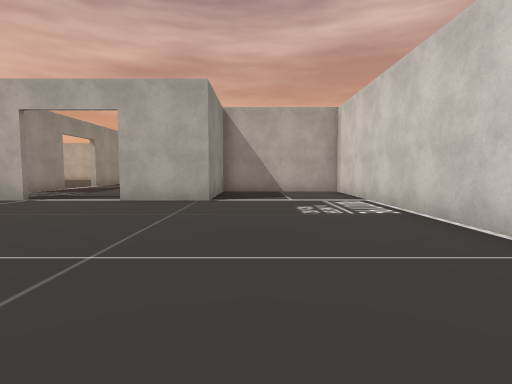
view 1 (above)

16 first-person views from a walk through a Unity game level. The camera is 1.3 m above the floor, tilts 4° down and sees 80° across. Doors are open. The floor is counted in squares, 2 m on a side. Each view is taken from the middle of a square. On the plan, view 1 faces up. The plan holds only what a view shows up to about 10 squares ahead; the rest is blank. The place goes on beyond the plan. Some animated figures are left out. Some surface patterns are stand-ins.

view 2
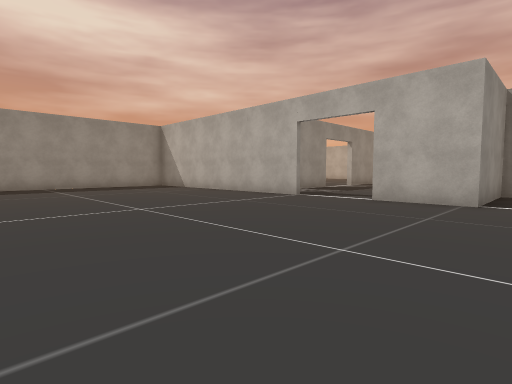

view 3
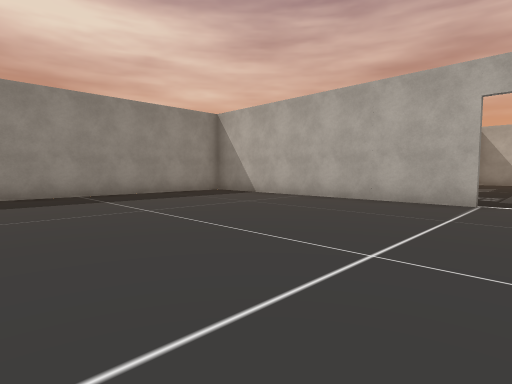

view 4
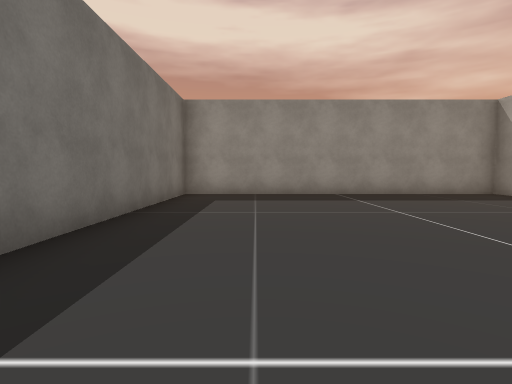

view 5
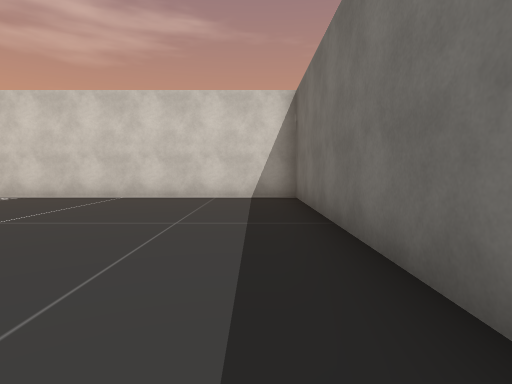

view 6
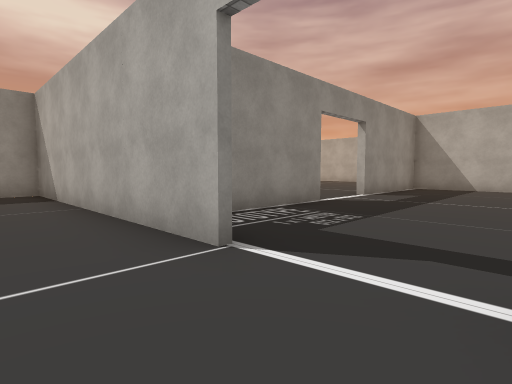

view 7
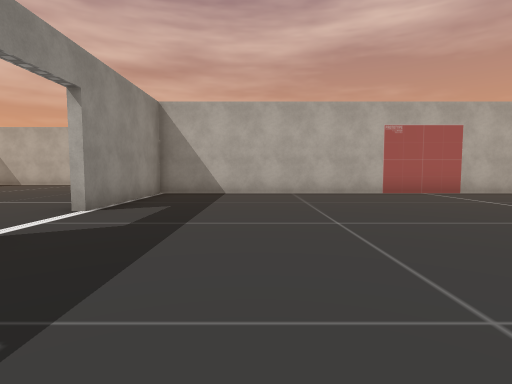

view 8
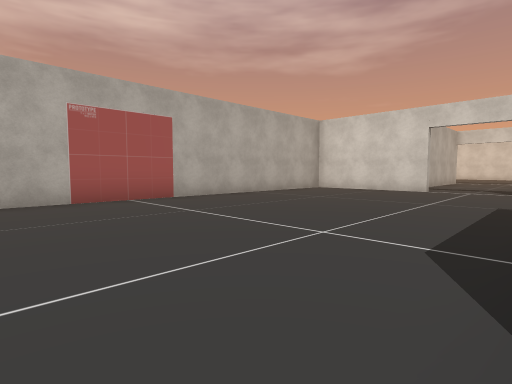

view 9
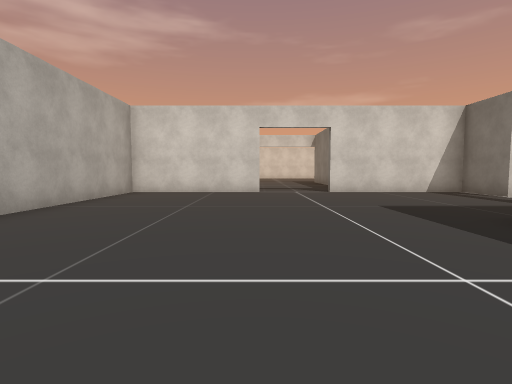

view 10
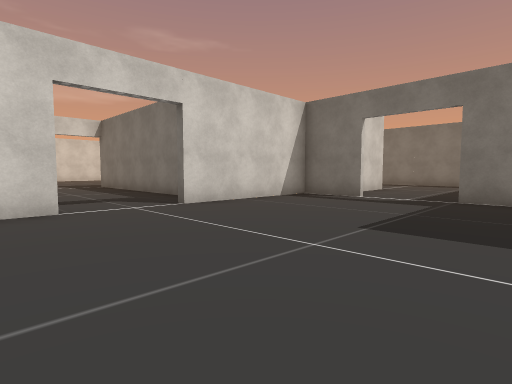

view 11
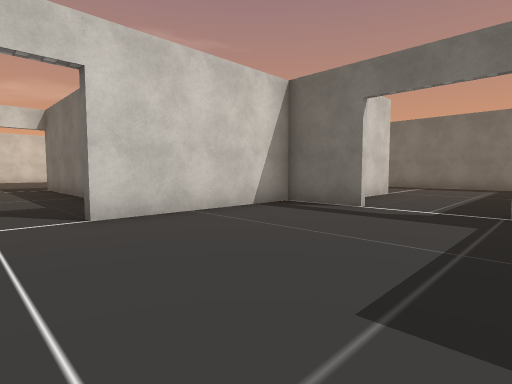

view 12
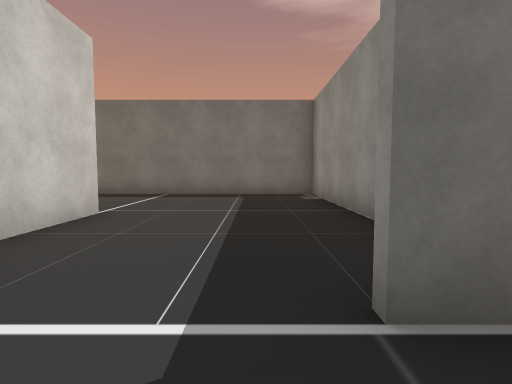

view 13
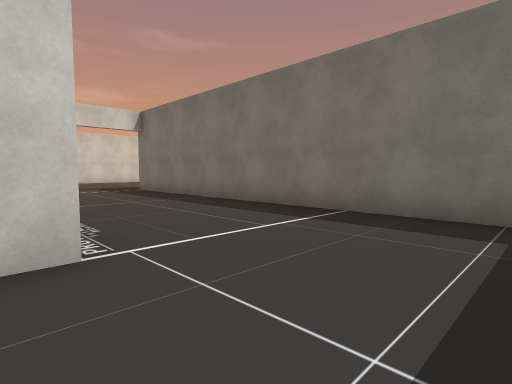

view 14
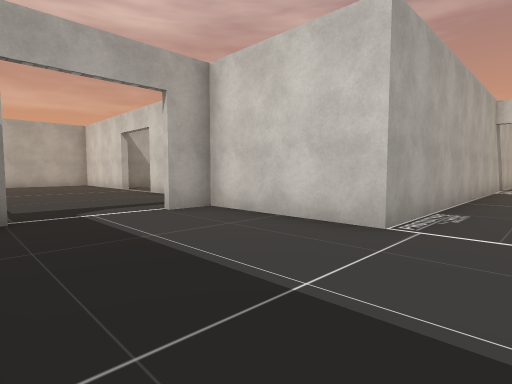

view 15
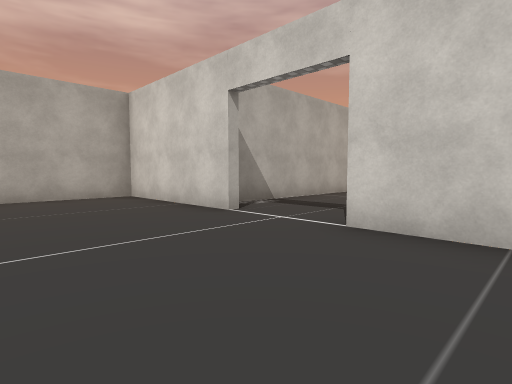

view 16
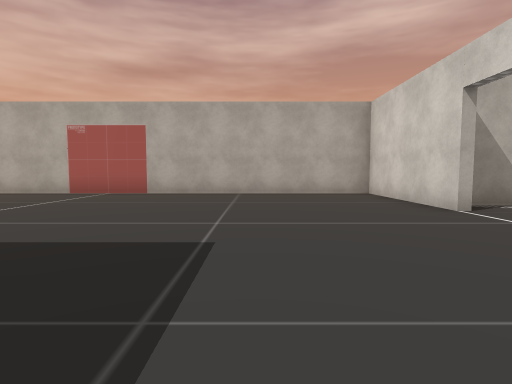

### Floor plan
Points are (right, up) in squares from view 1. A wall is a line through its corners. A room is listed if a view was taken in it or the views show most of it. See-through windows are left out.
Room 1 (views 1, 2, 3, 4, 5, 6)
walls: (-5, 6.6) (-12.5, 6.6) (-12.5, -2) (-6.2, -2); (-3.9, -2) (2.5, -2) (2.5, 9.5) (-1, 9.5) (-1, 6.6) (-3, 6.6)
ways out: open door at (-4, 7) to room 2
Room 2 (views 7, 8, 9, 10, 11, 12, 15, 16)
walls: (3.6, 6.7) (4.5, 6.7); (8.3, 12.9) (8.3, 16.7) (-6.7, 16.7) (-6.7, 12.9); (6.5, 6.7) (8.3, 6.7) (8.3, 10.9); (-6.7, 10.9) (-6.7, 8.1)
ways out: open door at (-4, 7) to room 1; open door at (5.5, 7) to room 3; open door at (-7, 12); open door at (8, 12)
Room 3 (views 13, 14)
walls: (3.4, 4) (3.4, -0.5) (13.5, -0.5); (13.5, 3.4) (7.4, 3.4) (7.4, 6.6) (6.5, 6.6)
ways out: open door at (5.5, 7) to room 2

Where each view was taken, in squares from view 1:
view 1: 0 up, 0 right, facing up
view 2: 0 up, 0 right, facing up-left
view 3: 0 up, 4 left, facing up-left
view 4: 0 up, 4 left, facing left
view 5: 1 down, 5 left, facing right
view 6: 5 up, 3 left, facing up-left
view 7: 8 up, 4 left, facing up
view 8: 10 up, 2 left, facing up-right
view 9: 13 up, 1 left, facing right
view 10: 14 up, 3 right, facing down-right
view 11: 12 up, 4 right, facing down-right
view 12: 8 up, 5 right, facing down
view 13: 4 up, 5 right, facing down-right
view 14: 2 up, 4 right, facing up-right
view 15: 9 up, 5 right, facing up-right
view 16: 8 up, 5 right, facing up
